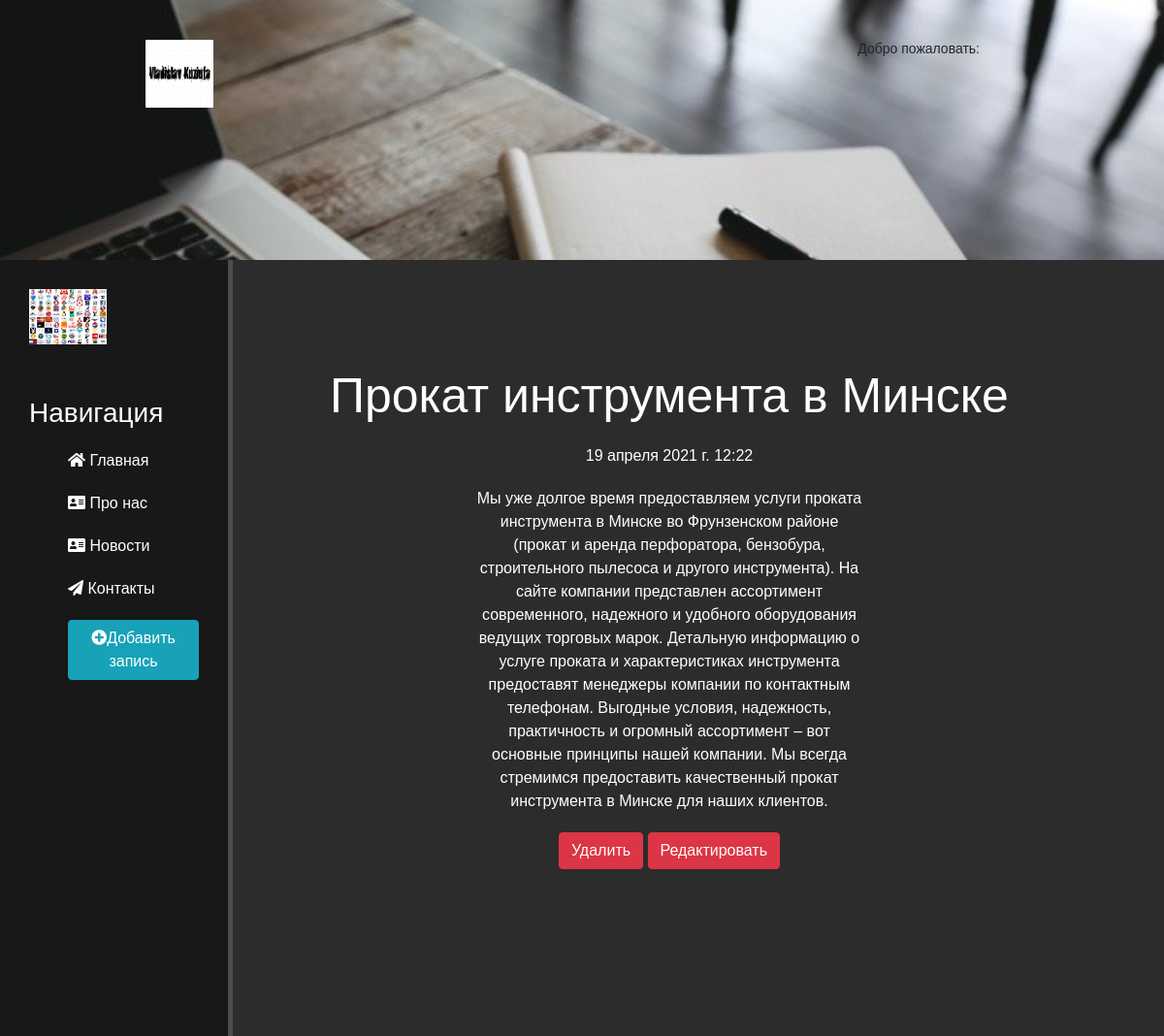
The page /news/1 on the database as committed earlier.
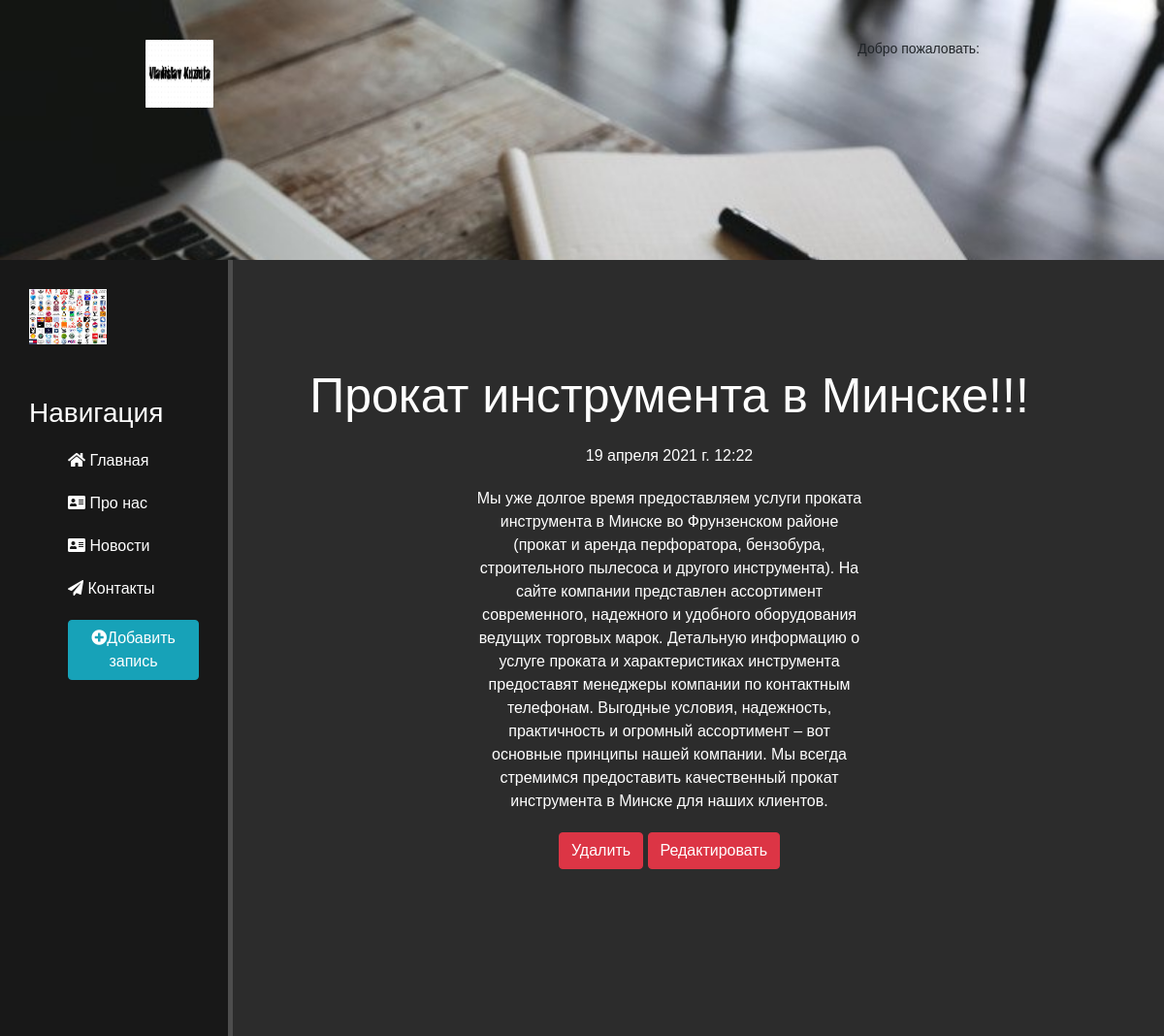
The same page on the database as committed later.
### news/models.py (models this page shows, shortened)
class Articles(models.Model):
    title = models.CharField('Название', max_length=50)
    anons = models.CharField('Анонс', max_length=250)
    full_text = models.TextField('Статья')
    date = models.DateTimeField('Дата публикации')
    class Meta:
        verbose_name = 'Новость'
        verbose_name_plural = 'Новости'

### news/views.py (the view)
# urls.py: path('<int:pk>', views.NewsDetailView.as_view(), name='news_detail'),
class NewsDetailView(DetailView):
    model = Articles
    template_name = 'news/details_view.html'
    context_object_name = 'article'

### news/templates/news/details_view.html (shortened to what this page needs)
{% extends 'main/layout.html'%}
{% block content %}
    <div class="features">
        <h1>{{ article.title}}</h1>
        <p>{{ article.date }}</p>
        <p>{{ article.full_text}}</p>
        <a href="{%url 'news_delete' article.id %}" class="btn btn-danger">
            Удалить
        </a>
        <a href="{%url 'news_update' article.id %}" class="btn btn-danger">
            Редактировать
        </a>
    </div>
{% endblock %}

Rows that differ between the two databases and show on the page:
changed Articles: title "Прокат инструмента в Минске" → "Прокат инструмента в Минске!!!"
